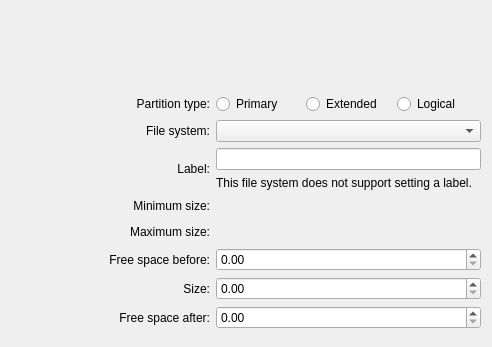
<?xml version="1.0" encoding="UTF-8"?>
<ui version="4.0">
 <class>SizeDialogWidgetBase</class>
 <widget class="QWidget" name="SizeDialogWidgetBase">
  <property name="geometry">
   <rect>
    <x>0</x>
    <y>0</y>
    <width>478</width>
    <height>347</height>
   </rect>
  </property>
  <layout class="QGridLayout" name="gridLayout">
   <item row="0" column="0" colspan="2">
    <widget class="PartResizerWidget" name="m_PartResizerWidget" native="true">
     <property name="minimumSize">
      <size>
       <width>400</width>
       <height>60</height>
      </size>
     </property>
     <property name="maximumSize">
      <size>
       <width>16777215</width>
       <height>60</height>
      </size>
     </property>
    </widget>
   </item>
   <item row="1" column="0" colspan="2">
    <spacer name="verticalSpacer">
     <property name="orientation">
      <enum>Qt::Vertical</enum>
     </property>
     <property name="sizeType">
      <enum>QSizePolicy::Fixed</enum>
     </property>
     <property name="sizeHint" stdset="0">
      <size>
       <width>470</width>
       <height>17</height>
      </size>
     </property>
    </spacer>
   </item>
   <item row="2" column="0">
    <widget class="QLabel" name="m_LabelRole">
     <property name="sizePolicy">
      <sizepolicy hsizetype="Preferred" vsizetype="Expanding">
       <horstretch>0</horstretch>
       <verstretch>0</verstretch>
      </sizepolicy>
     </property>
     <property name="text">
      <string comment="@label:listbox">Partition type:</string>
     </property>
     <property name="alignment">
      <set>Qt::AlignRight|Qt::AlignTrailing|Qt::AlignVCenter</set>
     </property>
     <property name="buddy">
      <cstring>m_RadioPrimary</cstring>
     </property>
    </widget>
   </item>
   <item row="2" column="1">
    <layout class="QHBoxLayout" name="horizontalLayout">
     <item>
      <widget class="QRadioButton" name="m_RadioPrimary">
       <property name="text">
        <string>Primary</string>
       </property>
      </widget>
     </item>
     <item>
      <widget class="QRadioButton" name="m_RadioExtended">
       <property name="text">
        <string>Extended</string>
       </property>
      </widget>
     </item>
     <item>
      <widget class="QRadioButton" name="m_RadioLogical">
       <property name="text">
        <string>Logical</string>
       </property>
      </widget>
     </item>
    </layout>
   </item>
   <item row="3" column="0">
    <widget class="QLabel" name="m_LabelFileSystem">
     <property name="sizePolicy">
      <sizepolicy hsizetype="Preferred" vsizetype="Expanding">
       <horstretch>0</horstretch>
       <verstretch>0</verstretch>
      </sizepolicy>
     </property>
     <property name="text">
      <string comment="@label:listbox">File system:</string>
     </property>
     <property name="alignment">
      <set>Qt::AlignRight|Qt::AlignTrailing|Qt::AlignVCenter</set>
     </property>
     <property name="buddy">
      <cstring>m_ComboFileSystem</cstring>
     </property>
    </widget>
   </item>
   <item row="3" column="1">
    <widget class="QComboBox" name="m_ComboFileSystem"/>
   </item>
   <item row="4" column="0">
    <widget class="QLabel" name="m_LabelTextLabel">
     <property name="text">
      <string comment="@label">Label:</string>
     </property>
     <property name="alignment">
      <set>Qt::AlignRight|Qt::AlignTrailing|Qt::AlignVCenter</set>
     </property>
     <property name="buddy">
      <cstring>m_EditLabel</cstring>
     </property>
    </widget>
   </item>
   <item row="4" column="1">
    <layout class="QVBoxLayout" name="verticalLayout">
     <item>
      <widget class="QLineEdit" name="m_EditLabel">
      </widget>
     </item>
     <item>
      <widget class="QLabel" name="m_LabelTextNoSetLabel">
       <property name="text">
        <string comment="@label">This file system does not support setting a label.</string>
       </property>
       <property name="wordWrap">
        <bool>true</bool>
       </property>
      </widget>
     </item>
    </layout>
   </item>
   <item row="5" column="0">
    <widget class="QLabel" name="label_4">
     <property name="sizePolicy">
      <sizepolicy hsizetype="Preferred" vsizetype="Expanding">
       <horstretch>0</horstretch>
       <verstretch>0</verstretch>
      </sizepolicy>
     </property>
     <property name="text">
      <string comment="@label">Minimum size:</string>
     </property>
     <property name="alignment">
      <set>Qt::AlignRight|Qt::AlignTrailing|Qt::AlignVCenter</set>
     </property>
    </widget>
   </item>
   <item row="5" column="1">
    <widget class="QLabel" name="m_LabelMinSize">
     <property name="textInteractionFlags">
      <set>Qt::LinksAccessibleByMouse|Qt::TextSelectableByKeyboard|Qt::TextSelectableByMouse</set>
     </property>
    </widget>
   </item>
   <item row="6" column="0">
    <widget class="QLabel" name="label_5">
     <property name="sizePolicy">
      <sizepolicy hsizetype="Preferred" vsizetype="Expanding">
       <horstretch>0</horstretch>
       <verstretch>0</verstretch>
      </sizepolicy>
     </property>
     <property name="text">
      <string comment="@label">Maximum size:</string>
     </property>
     <property name="alignment">
      <set>Qt::AlignRight|Qt::AlignTrailing|Qt::AlignVCenter</set>
     </property>
    </widget>
   </item>
   <item row="6" column="1">
    <widget class="QLabel" name="m_LabelMaxSize">
     <property name="textInteractionFlags">
      <set>Qt::LinksAccessibleByMouse|Qt::TextSelectableByKeyboard|Qt::TextSelectableByMouse</set>
     </property>
    </widget>
   </item>
   <item row="7" column="0">
    <widget class="QLabel" name="label">
     <property name="sizePolicy">
      <sizepolicy hsizetype="Preferred" vsizetype="Expanding">
       <horstretch>3</horstretch>
       <verstretch>0</verstretch>
      </sizepolicy>
     </property>
     <property name="text">
      <string comment="@label:listbox">Free space before:</string>
     </property>
     <property name="alignment">
      <set>Qt::AlignRight|Qt::AlignTrailing|Qt::AlignVCenter</set>
     </property>
     <property name="buddy">
      <cstring>m_SpinFreeBefore</cstring>
     </property>
    </widget>
   </item>
   <item row="7" column="1">
    <widget class="FormattedSpinBox" name="m_SpinFreeBefore">
     <property name="sizePolicy">
      <sizepolicy hsizetype="Minimum" vsizetype="Fixed">
       <horstretch>4</horstretch>
       <verstretch>0</verstretch>
      </sizepolicy>
     </property>
     <property name="minimum">
      <double>0.000000000000000</double>
     </property>
     <property name="maximum">
      <double>999999999.000000000000000</double>
     </property>
    </widget>
   </item>
   <item row="8" column="0">
    <widget class="QLabel" name="label_2">
     <property name="sizePolicy">
      <sizepolicy hsizetype="Preferred" vsizetype="Expanding">
       <horstretch>0</horstretch>
       <verstretch>0</verstretch>
      </sizepolicy>
     </property>
     <property name="text">
      <string comment="@label:listbox">Size:</string>
     </property>
     <property name="alignment">
      <set>Qt::AlignRight|Qt::AlignTrailing|Qt::AlignVCenter</set>
     </property>
     <property name="buddy">
      <cstring>m_SpinCapacity</cstring>
     </property>
    </widget>
   </item>
   <item row="8" column="1">
    <widget class="FormattedSpinBox" name="m_SpinCapacity">
     <property name="minimum">
      <double>0.000000000000000</double>
     </property>
     <property name="maximum">
      <double>999999999.000000000000000</double>
     </property>
    </widget>
   </item>
   <item row="9" column="0">
    <widget class="QLabel" name="label_3">
     <property name="sizePolicy">
      <sizepolicy hsizetype="Preferred" vsizetype="Expanding">
       <horstretch>0</horstretch>
       <verstretch>0</verstretch>
      </sizepolicy>
     </property>
     <property name="text">
      <string comment="@label:listbox">Free space after:</string>
     </property>
     <property name="alignment">
      <set>Qt::AlignRight|Qt::AlignTrailing|Qt::AlignVCenter</set>
     </property>
     <property name="buddy">
      <cstring>m_SpinFreeAfter</cstring>
     </property>
    </widget>
   </item>
   <item row="9" column="1">
    <widget class="FormattedSpinBox" name="m_SpinFreeAfter">
     <property name="minimum">
      <double>0.000000000000000</double>
     </property>
     <property name="maximum">
      <double>999999999.000000000000000</double>
     </property>
    </widget>
   </item>
   <item row="10" column="0" colspan="2">
    <spacer name="verticalSpacer_2">
     <property name="orientation">
      <enum>Qt::Vertical</enum>
     </property>
     <property name="sizeType">
      <enum>QSizePolicy::Fixed</enum>
     </property>
     <property name="sizeHint" stdset="0">
      <size>
       <width>470</width>
       <height>7</height>
      </size>
     </property>
    </spacer>
   </item>
  </layout>
 </widget>
 <customwidgets>
  <customwidget>
   <class>PartResizerWidget</class>
   <extends>QWidget</extends>
   <header>gui/partresizerwidget.h</header>
   <container>1</container>
  </customwidget>
  <customwidget>
   <class>FormattedSpinBox</class>
   <extends>QDoubleSpinBox</extends>
   <header>gui/formattedspinbox.h</header>
  </customwidget>
 </customwidgets>
 <tabstops>
  <tabstop>m_RadioPrimary</tabstop>
  <tabstop>m_RadioExtended</tabstop>
  <tabstop>m_RadioLogical</tabstop>
  <tabstop>m_ComboFileSystem</tabstop>
  <tabstop>m_EditLabel</tabstop>
  <tabstop>m_SpinFreeBefore</tabstop>
  <tabstop>m_SpinCapacity</tabstop>
  <tabstop>m_SpinFreeAfter</tabstop>
 </tabstops>
 <resources/>
 <connections/>
</ui>
